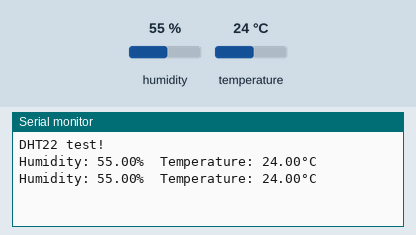
This program was run on a simulated ESP32. Parts: the last lines printed to the serial monitor. The inputs (shaded band) are chosen by the test bench; at power-on: humidity 55 %, temperature 24 °C.

Above: at 4.8 s.
4.9 s: humidity set to 22 %
At 7.5 s:
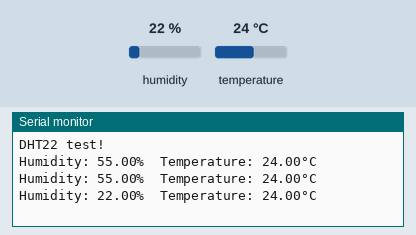
7.9 s: temperature set to 12 °C
At 9.2 s:
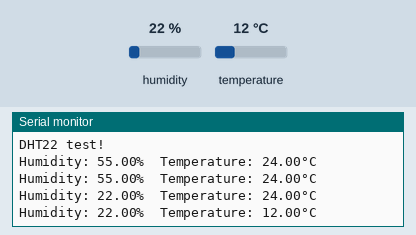
10.9 s: humidity set to 40 %
At 12.7 s:
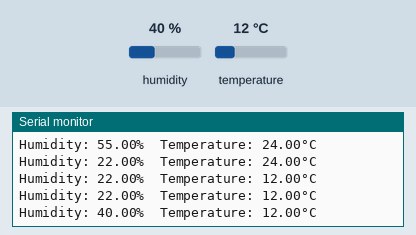
Timing chart, 0 to 14.2 s (numbered marks = the images above; inputs shaded):
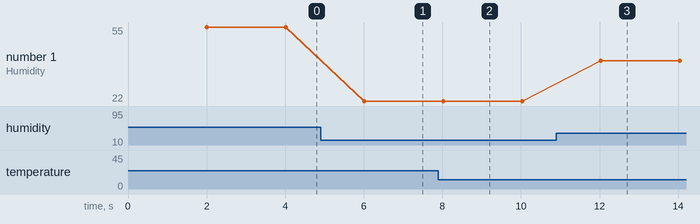

Measured:
- after the input at 4.9 s, the serial monitor: prints a new line after 1.1 s (image 1)
- after the input at 7.9 s, the serial monitor: prints a new line after 0.12 s (image 2)
- after the input at 10.9 s, the serial monitor: prints a new line after 1.1 s (image 3)
- plotted number 1: 55 → 22 after the input at 4.9 s, 22 → 40 after the input at 10.9 s

The program:

main.cpp
```cpp
#include <Arduino.h>
#include <DHT.h>

#define DHTPIN 4     // Digital pin connected to the DHT sensor
#define DHTTYPE DHT22   // DHT 22  (AM2302), AM2321

DHT dht(DHTPIN, DHTTYPE);

void setup() {
  Serial.begin(115200);
  Serial.println("DHT22 test!");
  dht.begin();
}

void loop() {
  // Wait a few seconds between measurements
  delay(2000);

  // Reading temperature or humidity takes about 250 milliseconds!
  float h = dht.readHumidity();
  float t = dht.readTemperature();

  // Check if any reads failed and exit early (to try again)
  if (isnan(h) || isnan(t)) {
    Serial.println("Failed to read from DHT sensor!");
    return;
  }

  Serial.printf("Humidity: %.2f%%  Temperature: %.2f°C\n", h, t);
} 
```
